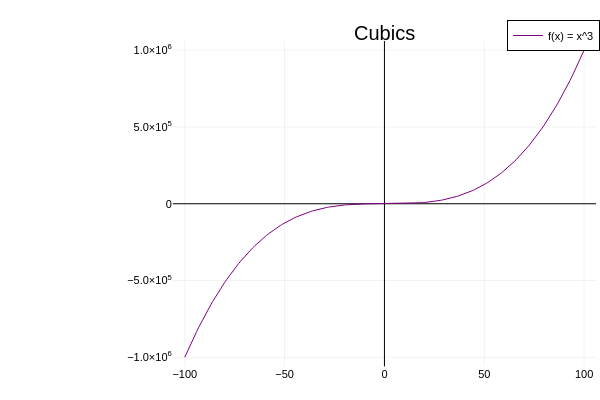

The notebook cell saved with this chart:
### Markdown cell above
<a id="cubic-latex"></a>
#### Cubic Function
$$ f(x) = x^3 $$

[⬆ Back to Table of Contents](#table-of-contents)

### Code cell
x = -100:1:100
f(x) = x^3
plot(x,f, title="Cubics" , label="f(x) = x^3", color=:purple, framestyle=:zerolines)

### Figure 1 — Plotly figure (JSON) as saved in the notebook; plotly's stock layout.template omitted (floating-point values rounded to 4 significant figures; data arrays with more than 128 entries replaced by an {"elided": "..."} marker saying what was removed)
{"data": [{"colorbar": {"len": 0.9039, "title": "", "x": 0.9934, "y": 0.4896}, "legendgroup": "f(x) = x^3", "line": {"color": "rgba(128, 0, 128, 1.000)", "dash": "solid", "shape": "linear", "width": 1}, "mode": "lines", "name": "f(x) = x^3", "showlegend": true, "type": "scatter", "x": {"elided": "201 int values"}, "xaxis": "x", "y": {"elided": "201 int values"}, "yaxis": "y"}], "layout": {"annotations": [{"font": {"color": "rgba(0, 0, 0, 1.000)", "family": "sans-serif", "size": 20}, "rotation": 0, "showarrow": false, "text": "Cubics", "x": 0.6407, "xanchor": "center", "xref": "paper", "y": 1, "yanchor": "top", "yref": "paper"}], "height": 400, "legend": {"bgcolor": "rgba(255, 255, 255, 1.000)", "bordercolor": "rgba(0, 0, 0, 1.000)", "borderwidth": 1, "font": {"color": "rgba(0, 0, 0, 1.000)", "family": "sans-serif", "size": 11}, "title": {"font": {"color": "rgba(0, 0, 0, 1.000)", "family": "sans-serif", "size": 15}, "text": ""}, "tracegroupgap": 0, "traceorder": "normal", "x": 1, "xanchor": "auto", "y": 1, "yanchor": "auto"}, "margin": {"b": 20, "l": 0, "r": 0, "t": 20}, "paper_bgcolor": "rgba(255, 255, 255, 1.000)", "plot_bgcolor": "rgba(255, 255, 255, 1.000)", "showlegend": true, "width": 600, "xaxis": {"anchor": "y", "domain": [0.288, 0.9934], "gridcolor": "rgba(0, 0, 0, 0.100)", "gridwidth": 0.5, "linecolor": "rgba(0, 0, 0, 1.000)", "mirror": false, "range": [-106, 106], "showgrid": true, "showline": false, "showticklabels": true, "tickangle": 0, "tickcolor": "rgba(0, 0, 0, 0.000)", "tickfont": {"color": "rgba(0, 0, 0, 1.000)", "family": "sans-serif", "size": 11}, "tickmode": "array", "ticks": "inside", "ticktext": ["−100", "−50", "0", "50", "100"], "tickvals": [-100, -50, 0, 50, 100], "title": "", "titlefont": {"color": "rgba(0, 0, 0, 1.000)", "family": "sans-serif", "size": 15}, "type": "-", "visible": true, "zeroline": true, "zerolinecolor": "rgba(0, 0, 0, 1.000)"}, "yaxis": {"anchor": "x", "domain": [0.03762, 0.9415], "gridcolor": "rgba(0, 0, 0, 0.100)", "gridwidth": 0.5, "linecolor": "rgba(0, 0, 0, 1.000)", "mirror": false, "range": [-1060000, 1060000], "showgrid": true, "showline": false, "showticklabels": true, "tickangle": 0, "tickcolor": "rgba(0, 0, 0, 0.000)", "tickfont": {"color": "rgba(0, 0, 0, 1.000)", "family": "sans-serif", "size": 11}, "tickmode": "array", "ticks": "inside", "ticktext": ["−1.0×10<sup>6</sup>", "−5.0×10<sup>5</sup>", "0", "5.0×10<sup>5</sup>", "1.0×10<sup>6</sup>"], "tickvals": [-1000000, -500000, 0, 500000, 1000000], "title": "", "titlefont": {"color": "rgba(0, 0, 0, 1.000)", "family": "sans-serif", "size": 15}, "type": "-", "visible": true, "zeroline": true, "zerolinecolor": "rgba(0, 0, 0, 1.000)"}}}
